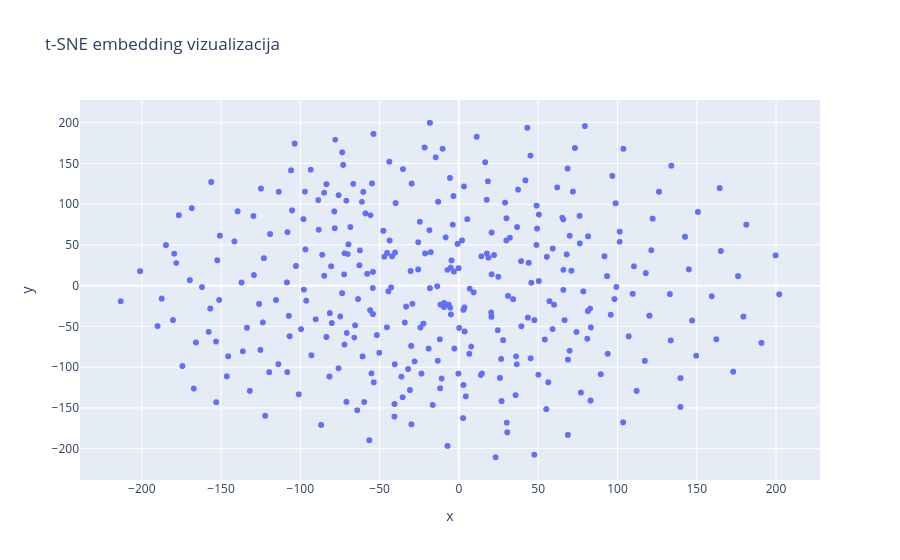

Notebook code cell kept with this figure:
### Code cell
import plotly.express as px
import pandas as pd

df = pd.DataFrame({
    "x": embeddings_2d[:,0],
    "y": embeddings_2d[:,1],
    "text": [t.split('\n')[0] for t in all_docs]
})

fig = px.scatter(df, x="x", y="y", hover_data=["text"], title="t-SNE embedding vizualizacija")
fig.show()

### Figure 1 — Plotly figure (JSON) as saved in the notebook; plotly's stock layout.template omitted (floating-point values rounded to 4 significant figures; data arrays with more than 128 entries replaced by an {"elided": "..."} marker saying what was removed)
{"data": [{"customdata": {"elided": "9078x1 str values"}, "hovertemplate": "x=%{x}<br>y=%{y}<br>text=%{customdata[0]}<extra></extra>", "legendgroup": "", "marker": {"color": "#636efa", "symbol": "circle"}, "mode": "markers", "name": "", "showlegend": false, "type": "scattergl", "x": {"elided": "9078 float values"}, "xaxis": "x", "y": {"elided": "9078 float values"}, "yaxis": "y"}], "layout": {"legend": {"tracegroupgap": 0}, "title": {"text": "t-SNE embedding vizualizacija"}, "xaxis": {"anchor": "y", "domain": [0, 1], "title": {"text": "x"}}, "yaxis": {"anchor": "x", "domain": [0, 1], "title": {"text": "y"}}}}
